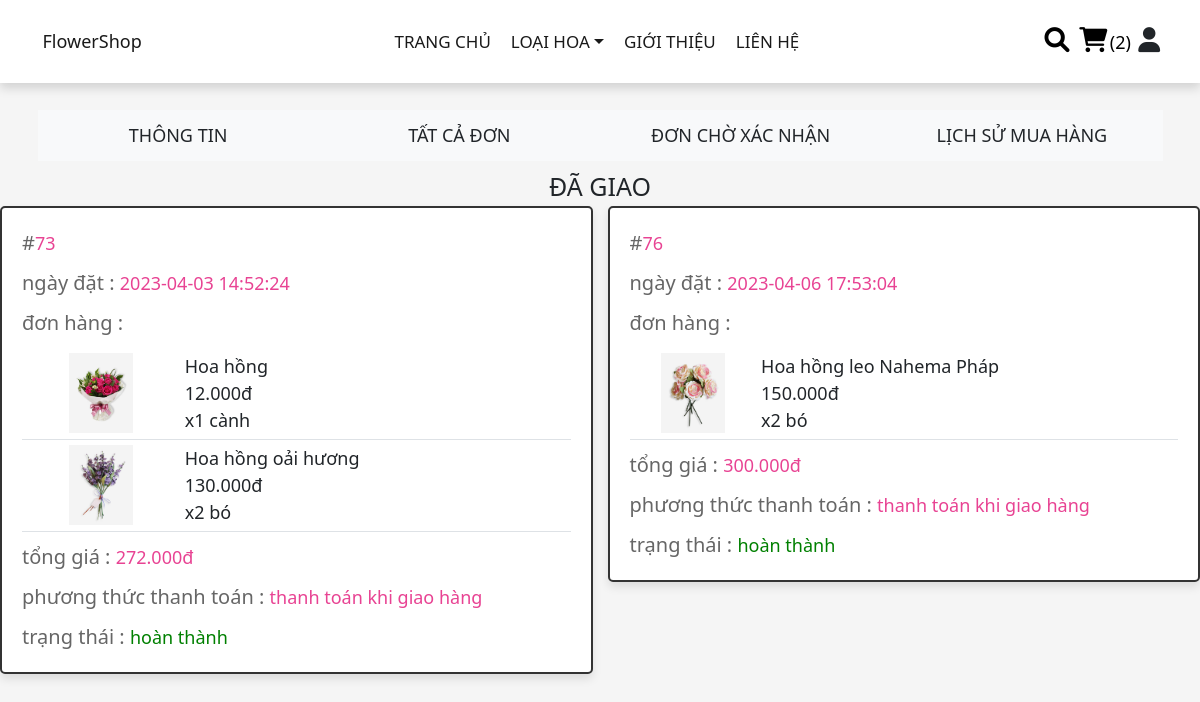
Screenshot of /profile.php?query=hoanthanh (signed in) with the database file from the repository.
### tables this page shows
CREATE TABLE `orders` (
  `id` int(100) NOT NULL,
  `user_id` int(100) NOT NULL,
  `total_price` int(100) NOT NULL,
  `method` varchar(50) NOT NULL,
  `placed_on` timestamp NOT NULL DEFAULT current_timestamp() ON UPDATE current_timestamp(),
  `payment_status` varchar(20) NOT NULL DEFAULT 'đang xử lý',
  `name_receive` varchar(100) NOT NULL,
  `number_receive` varchar(12) NOT NULL,
  `message_card` varchar(100) NOT NULL
);

### quanlytaikhoan/hoanthanh.php (the view)
<div class="placed-orders ">
    <h1 class="title text-center text-uppercase">Đã giao</h1>
    <div class="box-container">
        <?php
        $select_orders = mysqli_query($conn, "SELECT * FROM `orders` WHERE user_id = '$user_id' AND payment_status = 'hoàn thành'") or die('query failed');
        if (mysqli_num_rows($select_orders) > 0) {
            while ($fetch_orders = mysqli_fetch_assoc($select_orders)) {
            $id_order = $fetch_orders['id']
        ?>
                <div class="box">
                    <p> #<span><?php echo $fetch_orders['id']; ?></span> </p>
                    <p> ngày đặt : <span><?php echo $fetch_orders['placed_on']; ?></span> </p>
                    <p> đơn hàng : </p>
                    <table class="table">
                        <tbody>
                            <?php $select_p_order = mysqli_query($conn, "SELECT image,name,detail_orders.price AS price,quantity,unit  FROM `orders` join detail_orders on orders.id=detail_orders.id_order join products on detail_orders.pid=products.id WHERE user_id = '$user_id' && id_order='$id_order '") or die('query failed');
                            if (mysqli_num_rows($select_p_order) > 0) {
                                while ($fetch_p_order = mysqli_fetch_array($select_p_order)) {
                            ?>
                                    <tr>
                                        <td class="mt-3">
                                            <div class="text-center "><img src="uploaded_img/<?php echo $fetch_p_order['image']; ?>" alt="" class="img-fruit" height="80px"> </div>
                                        </td>
                                        <td class="mt-3">
                                            <div class="">
                                                <div class=""><?php echo $fetch_p_order['name']; ?></div>
                                                <div class=""><?php echo number_format($fetch_p_order['price'], 0, ",", ".") . "đ" ?></div>
                                                <div class=""><?php echo "x" . $fetch_p_order['quantity']. ' ' . $fetch_p_order['unit'] ?></div>
                                            </div>
                                        </td>
                                    </tr>
                            <?php
                                }
                            } ?>
                        </tbody>
                    </table>
                    <p> tổng giá : <span><?php echo number_format($fetch_orders['total_price'], 0, ",", ".") ?>đ</span> </p>
                    <p> phương thức thanh toán : <span><?php echo $fetch_orders['method']; ?></span> </p>
                    <p> trạng thái : <span style="color:<?php if ($fetch_orders['payment_status'] == 'đang xử lý') {
                                                            echo 'tomato';
                                                        } else {
                                                            echo 'green';
                                                        } ?>"><?php echo $fetch_orders['payment_status']; ?></span> </p>
                </div>
        <?php
            }
        } else {
            echo '<p class="empty">Chưa có đơn đặt hàng!</p>';
        }
        ?>
    </div>
</div>

### css/style.css (style rules this page uses)
:root { --pink:#e84393; --red:#c0392b; --orange:#f39c12; --black:#333; --white:#fff; --light-color:#666; --light-white:#ccc; --light-bg:#f5f5f5; --border:.2rem solid var(--black); --box-shadow:0 .5rem 1rem rgba(0,0,0,.1); }
* { margin:0; padding:0; font-size: large; box-sizing: border-box; outline: none; border:none; text-decoration: none; transition:all .2s linear; }
html { font-size: 62.5%; overflow-x: hidden; scroll-behavior: smooth; scroll-padding-top: 6.5rem; }
body { background: var(--light-bg); font-weight: normal; }
.placed-orders .box-container { max-width: 1200px; margin:0 auto; display: flex; flex-wrap: wrap; gap:1.5rem; align-items: flex-start; }
.placed-orders .box-container .box { background-color: var(--white); padding:1rem 2rem; border:var(--border); box-shadow: var(--box-shadow); flex:1 1 40rem; border-radius: .5rem; }
.placed-orders .box-container .box p { margin: 1rem 0; font-size: 2rem; line-height: 1.5; color:var(--light-color); }
.placed-orders .box-container .box p span { color:var(--pink); }

### rows the page displays
orders: id "73", placed_on "2023-04-03 14:52:24", name "Hoa hồng", price "12.000", quantity "1", unit "cành", name "Hoa hồng oải hương", price "130.000", quantity "2", unit "bó", total_price "272.000", method "thanh toán khi giao hàng", payment_status "hoàn thành"
orders: id "76", placed_on "2023-04-06 17:53:04", name "Hoa hồng leo Nahema Pháp", price "150.000", quantity "2", unit "bó", total_price "300.000", method "thanh toán khi giao hàng", payment_status "hoàn thành"

### other values shown
$cart_num_rows "2"
